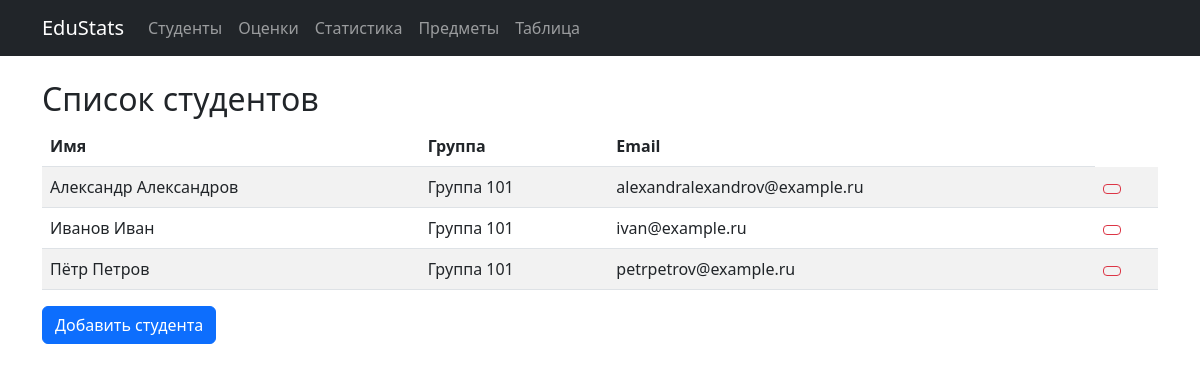
The page /students/ on the database its author committed.
### edu_stats/models.py (models this page shows, shortened)
class Student(models.Model):
    name = models.CharField(
        max_length=100,
        verbose_name='ФИО',
        help_text='Полное имя студента'
    )
    group = models.CharField(
        max_length=20,
        verbose_name='Группа',
        help_text='Учебная группа студента'
    )
    email = models.EmailField(
        verbose_name='Email',
        unique=True,
        help_text='Электронная почта студента'
    )
    class Meta:
        verbose_name = 'Студент'
        verbose_name_plural = 'Студенты'
        ordering = ['name']

### edu_stats/views.py (the view)
# urls.py: path('students/', views.StudentListView.as_view(), name='students_list'),
class StudentListView(ListView):
    model = Student
    template_name = 'grades/students_list.html'
    context_object_name = 'students'
    paginate_by = 20
    def get_context_data(self, **kwargs):
        context = super().get_context_data(**kwargs)
        context['title'] = 'Список студентов'
        return context
    def get_queryset(self):
        return Student.objects.all().order_by('name')

### edu_stats/templates/grades/students_list.html (shortened to what this page needs)
{% extends 'grades/base.html' %}
{% block content %}
<h2>Список студентов</h2>
<table class="table table-striped">
    <thead>
        <tr>
            <th>Имя</th>
            <th>Группа</th>
            <th>Email</th>
        </tr>
    </thead>
    <tbody>
        {% for student in students %}
        <tr>
            <td>{{ student.name }}</td>
            <td>{{ student.group }}</td>
            <td>{{ student.email }}</td>
            <td>
            <a href="{% url 'grades:delete_student' student.pk %}"
               class="btn btn-sm btn-outline-danger"
               onclick="return confirm('Удалить {{ student.name }}?')">
            </a>
            </td>
        </tr>
        {% endfor %}
    </tbody>
</table>
    <td><a href="{% url 'grades:add_student' %}" class="btn btn-primary">Добавить студента</a></td>
{% endblock %}

### rows shown on the page
Student: name "Александр Александров", group "Группа 101", email "alexandralexandrov@example.ru"
Student: name "Иванов Иван", group "Группа 101", email "ivan@example.ru"
Student: name "Пётр Петров", group "Группа 101", email "petrpetrov@example.ru"
